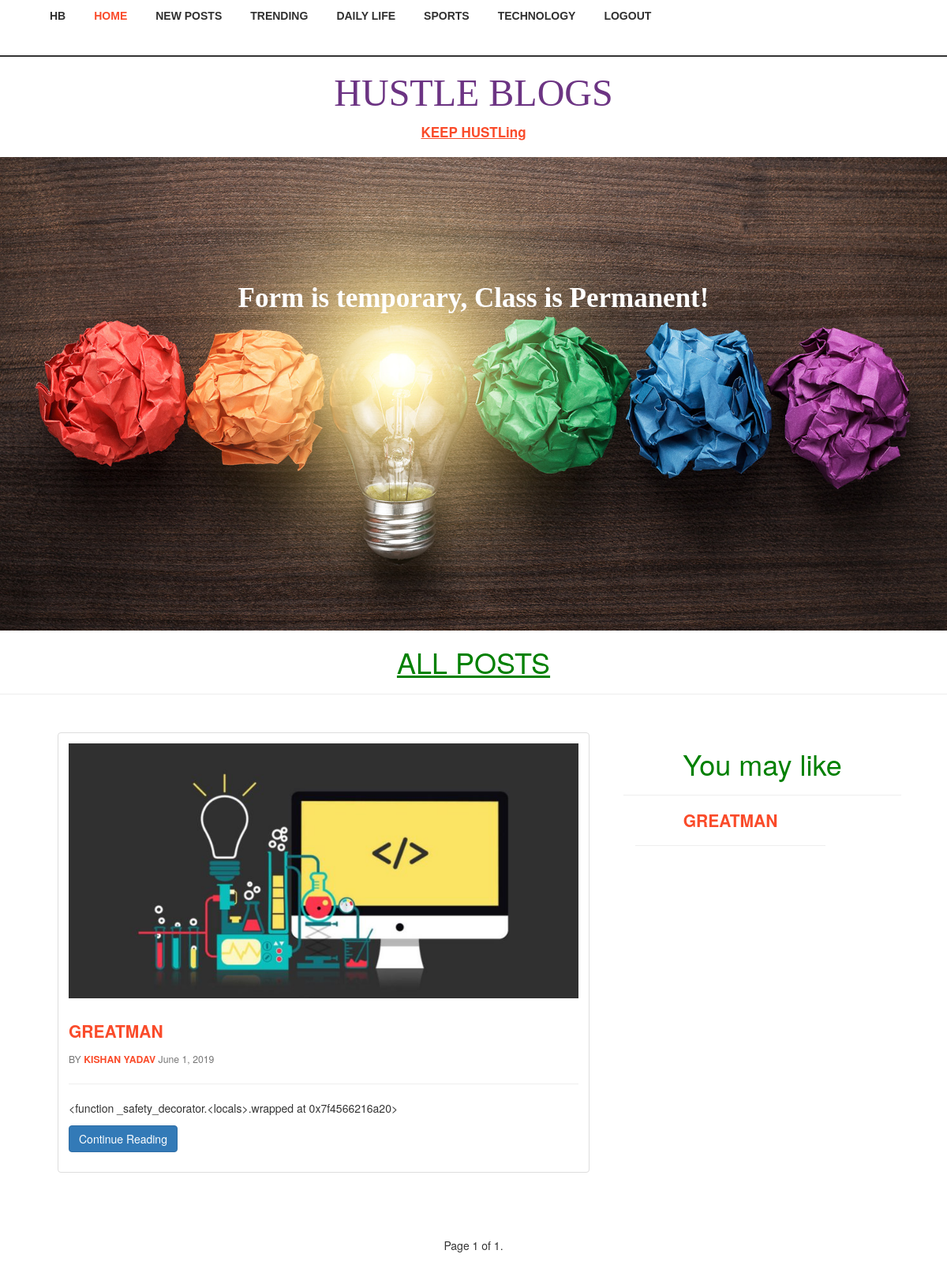
Page / (signed in) on the committed database.
### posts/models.py (models this page shows, shortened)
class Post(models.Model):
	user = models.ForeignKey(settings.AUTH_USER_MODEL,default=1)
	title = models.CharField(max_length=120)
	slug = models.SlugField(unique=True)
	content = models.TextField()
	image = models.ImageField(
		upload_to='media',
		null=True,
		blank=True,
		width_field = 'width_field',
		height_field = 'height_field')
	height_field = models.IntegerField(default=0,null=True)
	width_field = models.IntegerField(default=0,null=True)
	draft = models.BooleanField(default=False)
	publish = models.DateField(auto_now=False,auto_now_add=False)
	read_time = models.IntegerField(default=0) #models.TimeField(null=True,blank=True) #  #assume Minute
	update = models.DateTimeField(auto_now=True,auto_now_add=False)
	timestamp = models.DateTimeField(auto_now=True,auto_now_add=False)
	objects = PostManager()
	def get_absolute_url(self):
		return reverse('posts:details',kwargs={'slug':self.slug})
	class Meta:
		ordering = ["-timestamp","-update"]
	def get_markdown(self):
		content = self.content
		markdown_text = markdown(content)
		return mark_safe(markdown_text)

### posts/views.py (the view, shortened to what this page needs)
# urls.py: url(r'^$',post_list,name="list"),
def post_list(request):
	today = timezone.now().date()
	queryset_list = Post.objects.Active()
	if request.user.is_staff or request.user.is_superuser:
		queryset_list = Post.objects.all()
	sorting_list = queryset_list
	query = request.GET.get('q')
	paginator = Paginator(queryset_list, 7) # Show 25 contacts per page
	page_request_var = "page"
	page = request.GET.get(page_request_var)
	try:
		queryset = paginator.page(page)
	except PageNotAnInteger:
		queryset = paginator.page(1)
	except EmptyPage:
		queryset = paginator.page(paginator.num_pages)
	context={
		'queryset':queryset,
		'title':"POSTS",
		'page_request_var':page_request_var,
		'today':today,
		'sorting_list':sorting_list,
	}
	return render(request,'post_list.html',context)

### posts/models.py (called while the page is built)
	def Active(self,*args,**kwargs):
		return super(PostManager,self).filter(draft=False).filter(publish__lte=timezone.now())

### templates/post_list.html (shortened to what this page needs)
{% extends "base.html" %}
{% load static %}
{% block content %}
<center><h1 style="color:#6C3483;font-family:tahoma;font-size:4vw;">HUSTLE BLOGS </h1>
<b style="color:#fa4b2a;font-size:17px;"><u>KEEP HUSTLing</u></b>
</center> <br>
<div class="banner">
<div class="container">
    <h2 style="font-family: cursive;">Form is temporary, Class is Permanent!</h2>
  </div>
</div>
<div>
  <div class="text-center" ><h1 class=""><u>ALL POSTS</u></h1></div><hr>
</div>
<div class="container-fluid">
<div class="row">
<div class="technology">
  <div class="container">
    <div class="col-md-8 technology-left">
    <div class="tech-no">
       <div class="tc-ch wow fadeInDown"  data-wow-duration=".8s" data-wow-delay=".2s">
             {% for obj in queryset %}
              <div class="row">
                <div class="col-md-12">
                  <div class="thumbnail">
                    <div class="caption post_details_items">
                      {% if obj.image %}
                        <img src="{{ obj.image.url }}"  class="img-responsive">
                      {% endif %}
                      {% if obj.draft  %}<h3 style="color:purple"><b>Staff Only:</b>Draft</h3>{% endif %} {% if obj.publish > today %}<h3 style="color:orange"><b>Post Type:</b> Future Post </h3>{% endif %}<br>
                      <h3><a id= "kk" href="{{ obj.get_absolute_url }}">{{ obj.title|upper }}</a></h3>
                        {% if obj.user.get_full_name %}
                      <p>BY
                      <b style="color:#fa4b2a">{{ obj.user.get_full_name|upper }}</b>
                    {{ obj.publish }}</p> <hr>
                        {% endif %}
                     {{obj.get_markdown|truncatechars_html:30}}
                      <p><a href="{{ obj.get_absolute_url }}" class="btn btn-primary" role="button" >Continue Reading</a> </p>
                    </div>
                  </div>
                </div><hr>
                </div>
              {% endfor %}
      </div>
    </div>
  </div>
  <div class="wthree">
   <center> <h1>You may like</h1><hr></center>
   {% if sorting_list %}
   {% for obj in sorting_list %}
         <div class="col-md-3 wthree-right wow fadeInDown"  data-wow-duration=".8s" data-wow-delay=".2s">
              <center> <div class="">
                <h3><a id= "kk" href="{{ obj.get_absolute_url }}">{{ obj.title }}</a></h3>
              </div><hr>
              <div class="clearfix"></div></center>
      </div>{% endfor%}
</div>{% else  %} <h4>No content for now</h4>{% endif %}</div>
<center>
  <div class="pagination">
    <span class="step-links">
        <span class="current">
            Page {{ queryset.number }} of {{ queryset.paginator.num_pages }}.
        </span>
    </span>
  </div>
</center>
{% endblock content %}

### static/css/base.css (style rules this page uses)
h1 { color:green; }
.banner h2 { font-size:2.5em; font-weight: 600; color: #fff; }
.banner { padding: 10em 0 0; text-align: center; }
.tc-ch h3 a,.wthree h3 a { color: #fa4b2a; font-weight: 600; }
.tc-ch p,.wthree p { color: #777; font-size: 0.875em; line-height: 1.8em; margin: 1em 0; }
.tc-ch h3,.wthree h3 { margin: 0.5em 0 0; font-size:1.5em; }
.wthree h3 { margin:0; }
.wthree { margin-bottom: 2em; background: #fff; padding: 2em 2em; }
.tc-ch { background: #fff; padding: 2em 2em; margin-bottom: 1em; }

### rows in the picture
Post: image (picture), title "GREATMAN", user.get_full_name "KISHAN YADAV", publish "June 1, 2019", get_markdown "<function _safety_decorator.<locals>.wrapped at 0x7f4566216a20>"

### other values in the picture
{{ queryset.number }} "1"
{{ queryset.paginator.num_pages }} "1"
